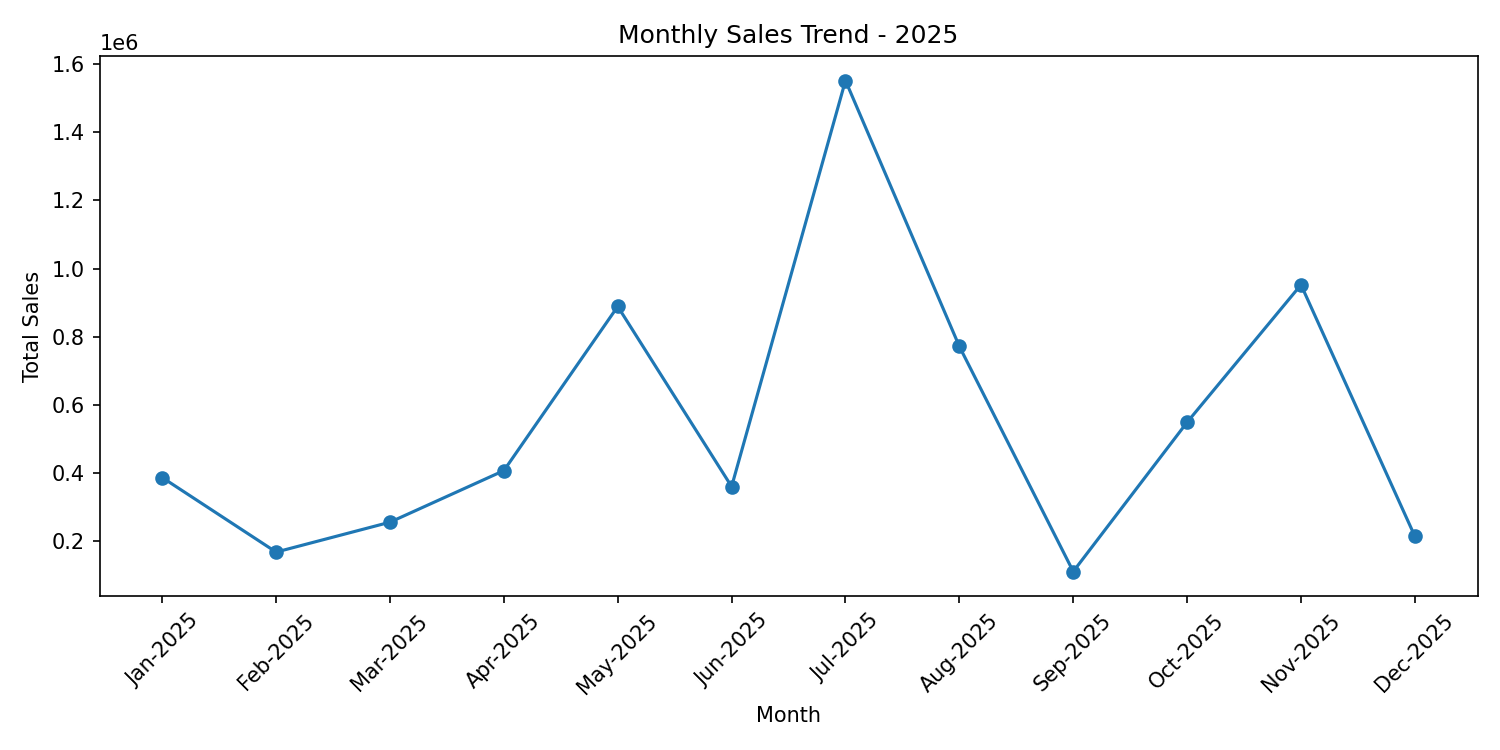

The Python source for this figure:
import pandas as pd
import matplotlib.pyplot as plt

# Load data and convert dates correctly
df = pd.read_csv("retail_sales_2025.csv", parse_dates=["Order_Date"])

# Group sales by month and sort chronologically
df["Month"] = df["Order_Date"].dt.to_period("M")
monthly_sales = (
    df.groupby("Month", as_index=False)["Sales"]
      .sum()
      .sort_values("Month")
)
monthly_sales["Month_Name"] = monthly_sales["Month"].dt.strftime("%b-%Y")

print("\nMONTHLY SALES TABLE")
print(monthly_sales[["Month_Name", "Sales"]].to_string(index=False))

# Line chart for the time trend
plt.figure(figsize=(10, 5))
plt.plot(monthly_sales["Month_Name"], monthly_sales["Sales"], marker="o")
plt.title("Monthly Sales Trend - 2025")
plt.xlabel("Month")
plt.ylabel("Total Sales")
plt.xticks(rotation=45)
plt.tight_layout()
plt.savefig("monthly_sales_trend.png", dpi=150)
plt.show()
